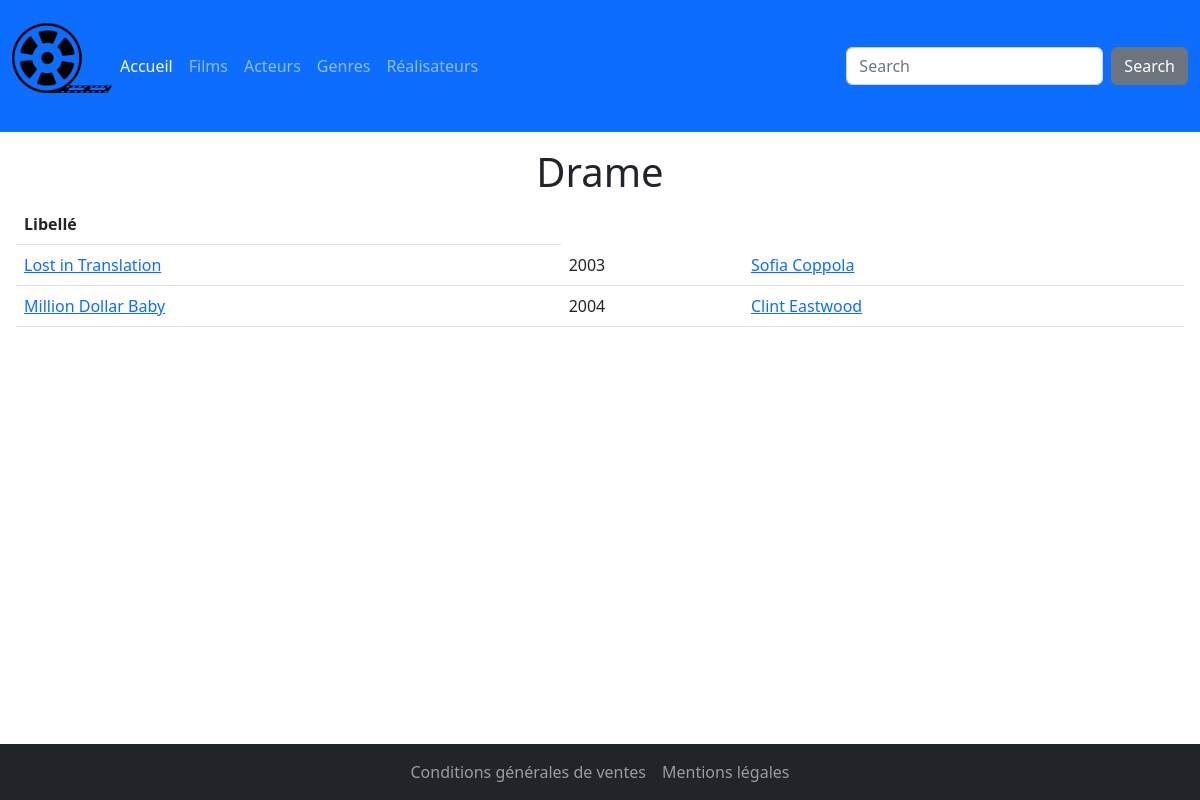
Page /index.php?action=detailGenre&id=2 on the committed database.
### tables this page shows
CREATE TABLE IF NOT EXISTS `genre` (
  `id_genre` int(11) NOT NULL,
  `libelle` varchar(50) DEFAULT NULL,
  PRIMARY KEY (`id_genre`)
);

CREATE TABLE IF NOT EXISTS `film` (
  `id_film` int(11) NOT NULL,
  `titre` varchar(50) DEFAULT NULL,
  `annee_de_sortie` date DEFAULT NULL,
  `duree` int(11) DEFAULT NULL,
  `synopsis` text,
  `note` decimal(5,1) DEFAULT NULL,
  `affiche` varchar(255) DEFAULT 'non disponible',
  `id_realisateur` int(11) NOT NULL,
  PRIMARY KEY (`id_film`),
  KEY `id_realisateur` (`id_realisateur`),
  CONSTRAINT `film_ibfk_1` FOREIGN KEY (`id_realisateur`) REFERENCES `realisateur` (`id_realisateur`)
);

### app/controllers/GenreController.php (called while the page is built, shortened)
<?php
    require_once "app/DAO.php";
    class GenreController{
        public function findOneById($id_genre){
            $dao = new DAO;
                $sql = "SELECT genre.libelle as libelle, genre.id_genre as id_genre
                         from genre
                         where id_genre=:id";
            $stmtGenre = $dao->executerRequete($sql, ["id" => $id_genre]);
            return $stmtGenre;
        }
        public function listFilmsParGenre($id_genre){
            $dao = new dao;
            $sql = "SELECT g.libelle as libelle, g.id_genre as id_genre, f.titre as titre, DATE_FORMAT(f.annee_de_sortie, '%Y') AS annee, concat(r.prenom, ' ', r.nom) as realisateur, f.id_film as id_film, r.id_realisateur as id_realisateur
                    from genre g
                    inner join genrer ge on ge.id_genre=g.id_genre
                    inner join film f on f.id_film = ge.id_film
                    inner join realisateur r on r.id_realisateur = f.id_realisateur
                    where g.id_genre = :id";
            $stmtListFilms = $dao->executerRequete($sql, ["id" => $id_genre]);
            return $stmtListFilms;
        }
        public function detailGenre($id){
            $stmtGenre = $this->findOneById($id);
            $stmtListFilms = $this->listFilmsParGenre($id);
            require "app/views/genre/detailGenre.php";
        }
    }
    ?>

### app/DAO.php (called while the page is built, shortened)
<?php
Class DAO{
    private $bdd;
    public function __construct(){
        $this->bdd = new PDO("mysql:host=localhost;dbname=cinema;charset=utf8", "root", "");
    }
    public function executerRequete($sql, $params = NULL){
        if ($params == NULL){
            $result = $this->bdd->query($sql);
        }else{
            $result = $this->bdd->prepare($sql);
            $result->execute($params);
        }
        return $result;
    }
}

### app/views/genre/detailGenre.php (the view, shortened to what this page needs)
<?php
$genre = $stmtGenre->fetch();
$listFilms = $stmtListFilms->fetchAll();
?>
<h1><?= $genre['libelle']?></h1>
<table class="table">
    <thead>
        <tr>
            <th scope="col">Libellé</th>
        </tr>
    </thead>
    <tbody>
<?php foreach($listFilms as $film){ ?>
    <tr>
        <td><a href="index.php?action=detailFilm&id=<?= $film['id_film']?>"><?=$film['titre']?></a></td>
        <td><?=$film['annee']?></td>
        <td><a href="index.php?action=detailRealisateur&id=<?= $film['id_realisateur']?>"><?=$film['realisateur']?></a></td>
    </tr>
<?php } ?>
    </tbody>
</table>
<?php
require "app/views/template.php";
?>

### public/css/style.css (style rules this page uses)
* { margin: 0; padding: 0; }
.contain h1 { text-align: center; }

### rows in the picture
genre: libelle "Drame", film.titre "Lost in Translation", annee "2003", realisateur "Sofia Coppola", film.titre "Million Dollar Baby", annee "2004", realisateur "Clint Eastwood"
